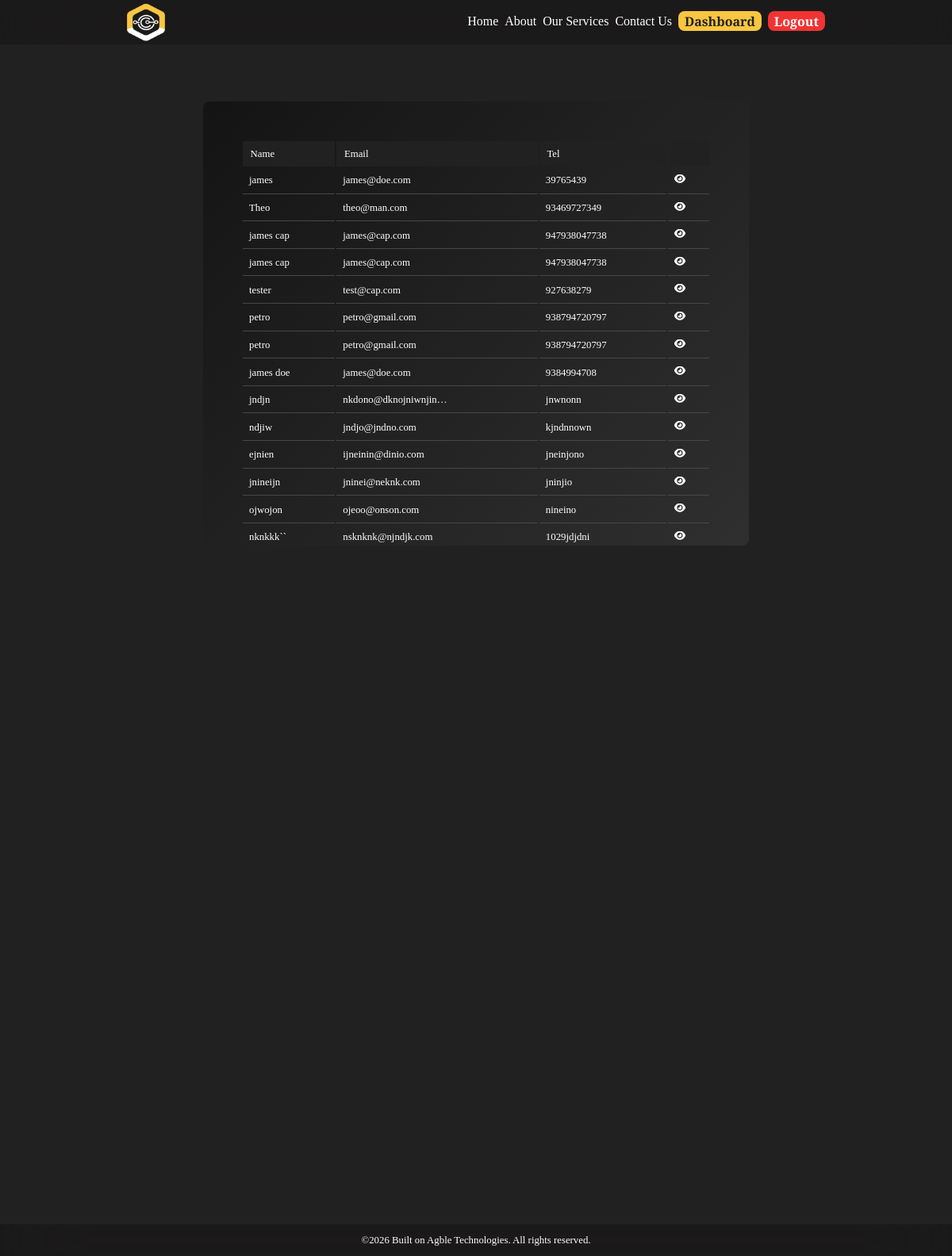
The page /client_contact/ (signed in) on the database its author committed.
### main/models.py (models this page shows, shortened)
class Contact_Us(models.Model):
    name = models.CharField(max_length=60)
    email = models.EmailField()
    tel = models.CharField(max_length=15)
    message = models.TextField(max_length=2000)
    mandatory_field = models.CharField(max_length=20, blank=True)

### main/views.py (the view)
# urls.py: path('client_contact/', views.client_contact, name='client_contact'),
@login_required
def client_contact(request):
    return render(request, 'main/client_contact.html', {
        'client_contact': Contact_Us.objects.all().order_by('-id')
    })

### main/templates/main/client_contact.html
{% extends 'main/layout.html' %}
{% load static %}
{% block content %}
<div class="form_field" id="form_field_for_table">
    <table>
        <thead>
            <tr>
                <th>Name</th>
                <th>Email</th>
                <th>Tel</th>
                <th></th>
            </tr>
        </thead>
        <tbody>
            {% for contact in client_contact %}
            <tr>
                <td>{{ contact.name|truncatechars:20 }}</td>
                <td>{{ contact.email|truncatechars:20 }}</td>
                <td>{{contact.tel|truncatechars:15 }}</td>
                <td><a href="{% url 'main:contact_detail' contact.id %}"><i class="fa-solid fa-eye"></i></a></td>
            </tr>
            {% endfor %}
        </tbody>
    </table>
</div>
{% endblock %}

### main/templates/main/layout.html (shortened to what this page needs)
<!DOCTYPE html>
<html lang="en">
{% load static %}
<head>
    <link rel="stylesheet" href="https://cdnjs.cloudflare.com/ajax/libs/font-awesome/6.2.1/css/all.min.css">
    <link rel="stylesheet" href="{% static 'main/css/styles.css' %}">
</head>
<body>
    <nav>
        <div class="nav_logo">
            <a href="{% url 'main:index' %}">
                <img src="{% static 'main/images/logo.png' %}" alt="Tech Mart Liberia Logo">
            </a>
        </div>
        <div class="menu_items">
            <ul>
                <li><a href="{% url 'main:index' %}"
                        class="{% if request.resolver_match.url_name == 'index' %}active{% endif %}">Home</a></li>
                <li><a href="{% url 'main:about' %}"
                        class="{% if request.resolver_match.url_name == 'about' %}active{% endif %}">About</a></li>
                <li><a href="{% url 'main:services' %}"
                        class="{% if request.resolver_match.url_name == 'services' %}active{% endif %}">Our Services</a>
                </li>
                <li><a href="{% url 'main:contact' %}"
                        class="{% if request.resolver_match.url_name == 'contact' %}active{% endif %}">Contact Us</a>
                </li>
                {% if user.is_authenticated %}
                <li><a href="{% url 'main:user_dash' %}" id="dashboard">Dashboard</a></li>
                <li><a href="{% url 'main:logout' %}" id="logout">Logout</a></li>
                {% endif %}
            </ul>
        </div>
    </nav>
    <main>
        {% block content %}
        {% endblock %}
    </main>
    <footer>
        <center>
            <a href="">
                <p>&copy;2026 Built on Agble Technologies. All rights reserved.</p>
            </a>
        </center>
    </footer>
</body>
</html>

### main/static/main/css/styles.css (style rules this page uses)
:root { --default_bg: #222121; --deep_bg: #0b0b0b; --color_gold: #f8c641; --text_color: #ffffff; --text_color_variant: rgb(71, 71, 71); --color_danger: #f03333; --nav_bg: rgba(0, 0, 0, 0.2); --transition: all 300ms ease; --box_shadow: 0 1.5rem 2rem rgba(0, 0, 0, 0.4); --border_radius: 0.5rem; }
p { font-size: 1rem; }
body { background-color: var(--default_bg); }
nav { background-color: var(--nav_bg); display: flex; justify-content: space-between; position: fixed; top: 0; left: 0; width: 100%; z-index: 200; height: 3.5rem; margin: 0; padding: 1rem 10rem; backdrop-filter: blur(50px); -webkit-backdrop-filter: blur(20px); transition: var(--transition); overflow: hidden; }
.nav_logo { width: 3rem; height: 3rem; overflow: hidden; }
.nav_logo img { width: 100%; height: 100%; }
.menu_items ul { display: flex; gap: 0.5rem; }
.menu_items ul li a { position: relative; display: inline-block; text-decoration: none; color: inherit; }
.menu_items ul li a::after { content: ""; position: absolute; left: 0; bottom: 0; width: 100%; height: 0.5px; background-color: var(--color_gold); transform: scaleX(0); transform-origin: left; transition: transform 0.3s ease; }
main { margin-top: 3rem; padding: 0 10rem; margin-bottom: 5rem; }
.form_field { margin: 5rem 6rem; background: linear-gradient(135deg, #141414, #302f2f, #1e1c1c); background-size: 200% 200%; animation: smoothShift 20s ease-in-out infinite; padding: 3rem; border-radius: var(--border_radius); display: grid; gap: 2rem; }
#dashboard { background-color: var(--color_gold); color: var(--default_bg); font-weight: 900; padding: .3rem .5rem; border-radius: var(--border_radius); }
#logout { background-color: var(--color_danger); color: var(--text_color); font-weight: 900; padding: .3rem .5rem; border-radius: var(--border_radius); }
#form_field_for_table { height: 35rem; overflow-y: scroll; }
table { font-size: .8rem; }
th { text-align: left; padding: .6rem; background-color: var(--default_bg); }
td { border-bottom: 0.1px solid rgb(71, 71, 71); padding: .5rem; }
tr:nth-child(even) { background-color: var(--nav); }
footer { background-color: var(--nav_bg); padding: 0 5rem; position: fixed; bottom: 0; left: 0; width: 100%; z-index: 200; height: 2.5rem; backdrop-filter: blur(50px); -webkit-backdrop-filter: blur(20px); transition: var(--transition); }
center p { font-size: 0.8rem; padding-top: 0.9rem; }

### rows shown on the page
Contact_Us: name "james", email "james@doe.com", tel "39765439"
Contact_Us: name "Theo", email "theo@man.com", tel "93469727349"
Contact_Us: name "james cap", email "james@cap.com", tel "947938047738"
Contact_Us: name "james cap", email "james@cap.com", tel "947938047738"
Contact_Us: name "tester", email "test@cap.com", tel "927638279"
Contact_Us: name "petro", email "petro@gmail.com", tel "938794720797"
Contact_Us: name "petro", email "petro@gmail.com", tel "938794720797"
Contact_Us: name "james doe", email "james@doe.com", tel "9384994708"
Contact_Us: name "jndjn", email "nkdono@dknojniwnjin…", tel "jnwnonn"
Contact_Us: name "ndjiw", email "jndjo@jndno.com", tel "kjndnnown"
Contact_Us: name "ejnien", email "ijneinin@dinio.com", tel "jneinjono"
Contact_Us: name "jnineijn", email "jninei@neknk.com", tel "jninjio"
Contact_Us: name "ojwojon", email "ojeoo@onson.com", tel "nineino"
Contact_Us: name "nknkkk``", email "nsknknk@njndjk.com", tel "1029jdjdni"
